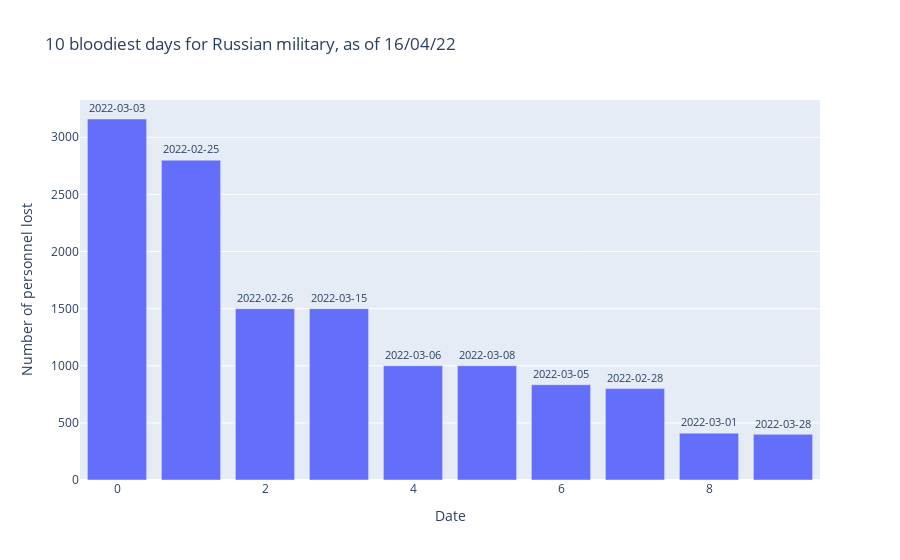

Notebook cell for this chart:
### Code cell
fig = px.bar(y=top10,text=top10.index,title='10 bloodiest days for Russian military, as of 16/04/22')
fig.update_layout(xaxis_title='Date',yaxis_title='Number of personnel lost')
fig.update_traces(textfont_size=12, textangle=0, textposition='outside', cliponaxis=False)
fig.show()

### Figure 1 — Plotly figure (JSON) as saved in the notebook; plotly's stock layout.template omitted (floating-point values rounded to 4 significant figures)
{"data": [{"alignmentgroup": "True", "cliponaxis": false, "hovertemplate": "x=%{x}<br>y=%{y}<br>text=%{text}<extra></extra>", "legendgroup": "", "marker": {"color": "#636efa", "pattern": {"shape": ""}}, "name": "", "offsetgroup": "", "orientation": "v", "showlegend": false, "text": ["2022-03-03", "2022-02-25", "2022-02-26", "2022-03-15", "2022-03-06", "2022-03-08", "2022-03-05", "2022-02-28", "2022-03-01", "2022-03-28"], "textangle": 0, "textfont": {"size": 12}, "textposition": "outside", "type": "bar", "x": [0, 1, 2, 3, 4, 5, 6, 7, 8, 9], "xaxis": "x", "y": [3160, 2800, 1500, 1500, 1000, 1000, 834, 800, 410, 400], "yaxis": "y"}], "layout": {"barmode": "relative", "legend": {"tracegroupgap": 0}, "title": {"text": "10 bloodiest days for Russian military, as of 16/04/22"}, "xaxis": {"anchor": "y", "domain": [0, 1], "title": {"text": "Date"}}, "yaxis": {"anchor": "x", "domain": [0, 1], "title": {"text": "Number of personnel lost"}}}}
